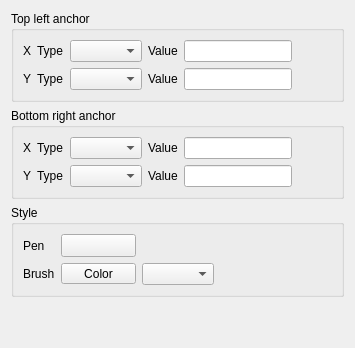
         <widget class="QWidget" name="rectItemPage">
          <layout class="QVBoxLayout" name="verticalLayout_7">
           <item>
            <widget class="QGroupBox" name="topLeftGroupBox">
             <property name="title">
              <string>Top left anchor</string>
             </property>
             <layout class="QFormLayout" name="formLayout_15">
              <item row="0" column="0">
               <widget class="QLabel" name="label_74">
                <property name="text">
                 <string>X</string>
                </property>
               </widget>
              </item>
              <item row="0" column="1">
               <layout class="QHBoxLayout" name="horizontalLayout_38">
                <item>
                 <widget class="QLabel" name="label_75">
                  <property name="text">
                   <string>Type</string>
                  </property>
                 </widget>
                </item>
                <item>
                 <widget class="QComboBox" name="rectTLXTypeComboBox"/>
                </item>
                <item>
                 <widget class="QLabel" name="label_76">
                  <property name="text">
                   <string>Value</string>
                  </property>
                 </widget>
                </item>
                <item>
                 <widget class="QLineEdit" name="rectTLXValueLineEdit"/>
                </item>
                <item>
                 <spacer name="horizontalSpacer_32">
                  <property name="orientation">
                   <enum>Qt::Horizontal</enum>
                  </property>
                  <property name="sizeHint" stdset="0">
                   <size>
                    <width>40</width>
                    <height>20</height>
                   </size>
                  </property>
                 </spacer>
                </item>
               </layout>
              </item>
              <item row="1" column="0">
               <widget class="QLabel" name="label_77">
                <property name="text">
                 <string>Y</string>
                </property>
               </widget>
              </item>
              <item row="1" column="1">
               <layout class="QHBoxLayout" name="horizontalLayout_39">
                <item>
                 <widget class="QLabel" name="label_78">
                  <property name="text">
                   <string>Type</string>
                  </property>
                 </widget>
                </item>
                <item>
                 <widget class="QComboBox" name="rectTLYTypeComboBox"/>
                </item>
                <item>
                 <widget class="QLabel" name="label_79">
                  <property name="text">
                   <string>Value</string>
                  </property>
                 </widget>
                </item>
                <item>
                 <widget class="QLineEdit" name="rectTLYValueLineEdit"/>
                </item>
                <item>
                 <spacer name="horizontalSpacer_33">
                  <property name="orientation">
                   <enum>Qt::Horizontal</enum>
                  </property>
                  <property name="sizeHint" stdset="0">
                   <size>
                    <width>40</width>
                    <height>20</height>
                   </size>
                  </property>
                 </spacer>
                </item>
               </layout>
              </item>
             </layout>
            </widget>
           </item>
           <item>
            <widget class="QGroupBox" name="bottomRightGroupBox">
             <property name="title">
              <string>Bottom right anchor</string>
             </property>
             <layout class="QFormLayout" name="formLayout_17">
              <item row="0" column="0">
               <widget class="QLabel" name="label_87">
                <property name="text">
                 <string>X</string>
                </property>
               </widget>
              </item>
              <item row="1" column="0">
               <widget class="QLabel" name="label_88">
                <property name="text">
                 <string>Y</string>
                </property>
               </widget>
              </item>
              <item row="0" column="1">
               <layout class="QHBoxLayout" name="horizontalLayout_42">
                <item>
                 <widget class="QLabel" name="label_89">
                  <property name="text">
                   <string>Type</string>
                  </property>
                 </widget>
                </item>
                <item>
                 <widget class="QComboBox" name="rectBRXTypeComboBox"/>
                </item>
                <item>
                 <widget class="QLabel" name="label_90">
                  <property name="text">
                   <string>Value</string>
                  </property>
                 </widget>
                </item>
                <item>
                 <widget class="QLineEdit" name="rectBRXValueLineEdit"/>
                </item>
                <item>
                 <spacer name="horizontalSpacer_36">
                  <property name="orientation">
                   <enum>Qt::Horizontal</enum>
                  </property>
                  <property name="sizeHint" stdset="0">
                   <size>
                    <width>40</width>
                    <height>20</height>
                   </size>
                  </property>
                 </spacer>
                </item>
               </layout>
              </item>
              <item row="1" column="1">
               <layout class="QHBoxLayout" name="horizontalLayout_43">
                <item>
                 <widget class="QLabel" name="label_91">
                  <property name="text">
                   <string>Type</string>
                  </property>
                 </widget>
                </item>
                <item>
                 <widget class="QComboBox" name="rectBRYTypeComboBox"/>
                </item>
                <item>
                 <widget class="QLabel" name="label_92">
                  <property name="text">
                   <string>Value</string>
                  </property>
                 </widget>
                </item>
                <item>
                 <widget class="QLineEdit" name="rectBRYValueLineEdit"/>
                </item>
                <item>
                 <spacer name="horizontalSpacer_37">
                  <property name="orientation">
                   <enum>Qt::Horizontal</enum>
                  </property>
                  <property name="sizeHint" stdset="0">
                   <size>
                    <width>40</width>
                    <height>20</height>
                   </size>
                  </property>
                 </spacer>
                </item>
               </layout>
              </item>
             </layout>
            </widget>
           </item>
           <item>
            <widget class="QGroupBox" name="rectStyleGroupBox">
             <property name="title">
              <string>Style</string>
             </property>
             <layout class="QFormLayout" name="formLayout_16">
              <item row="0" column="0">
               <widget class="QLabel" name="label_80">
                <property name="text">
                 <string>Pen</string>
                </property>
               </widget>
              </item>
              <item row="0" column="1">
               <widget class="PenButton" name="rectItemPenButton">
                <property name="minimumSize">
                 <size>
                  <width>75</width>
                  <height>0</height>
                 </size>
                </property>
                <property name="text">
                 <string/>
                </property>
               </widget>
              </item>
              <item row="1" column="0">
               <widget class="QLabel" name="label_35">
                <property name="text">
                 <string>Brush</string>
                </property>
               </widget>
              </item>
              <item row="1" column="1">
               <layout class="QHBoxLayout" name="horizontalLayout_27">
                <item>
                 <widget class="QToolButton" name="rectBrushColorButton">
                  <property name="minimumSize">
                   <size>
                    <width>75</width>
                    <height>0</height>
                   </size>
                  </property>
                  <property name="text">
                   <string>Color</string>
                  </property>
                 </widget>
                </item>
                <item>
                 <widget class="QComboBox" name="rectBrushComboBox"/>
                </item>
                <item>
                 <spacer name="horizontalSpacer_12">
                  <property name="orientation">
                   <enum>Qt::Horizontal</enum>
                  </property>
                  <property name="sizeHint" stdset="0">
                   <size>
                    <width>40</width>
                    <height>20</height>
                   </size>
                  </property>
                 </spacer>
                </item>
               </layout>
              </item>
             </layout>
            </widget>
           </item>
           <item>
            <spacer name="verticalSpacer_4">
             <property name="orientation">
              <enum>Qt::Vertical</enum>
             </property>
             <property name="sizeHint" stdset="0">
              <size>
               <width>20</width>
               <height>40</height>
              </size>
             </property>
            </spacer>
           </item>
          </layout>
         </widget>
